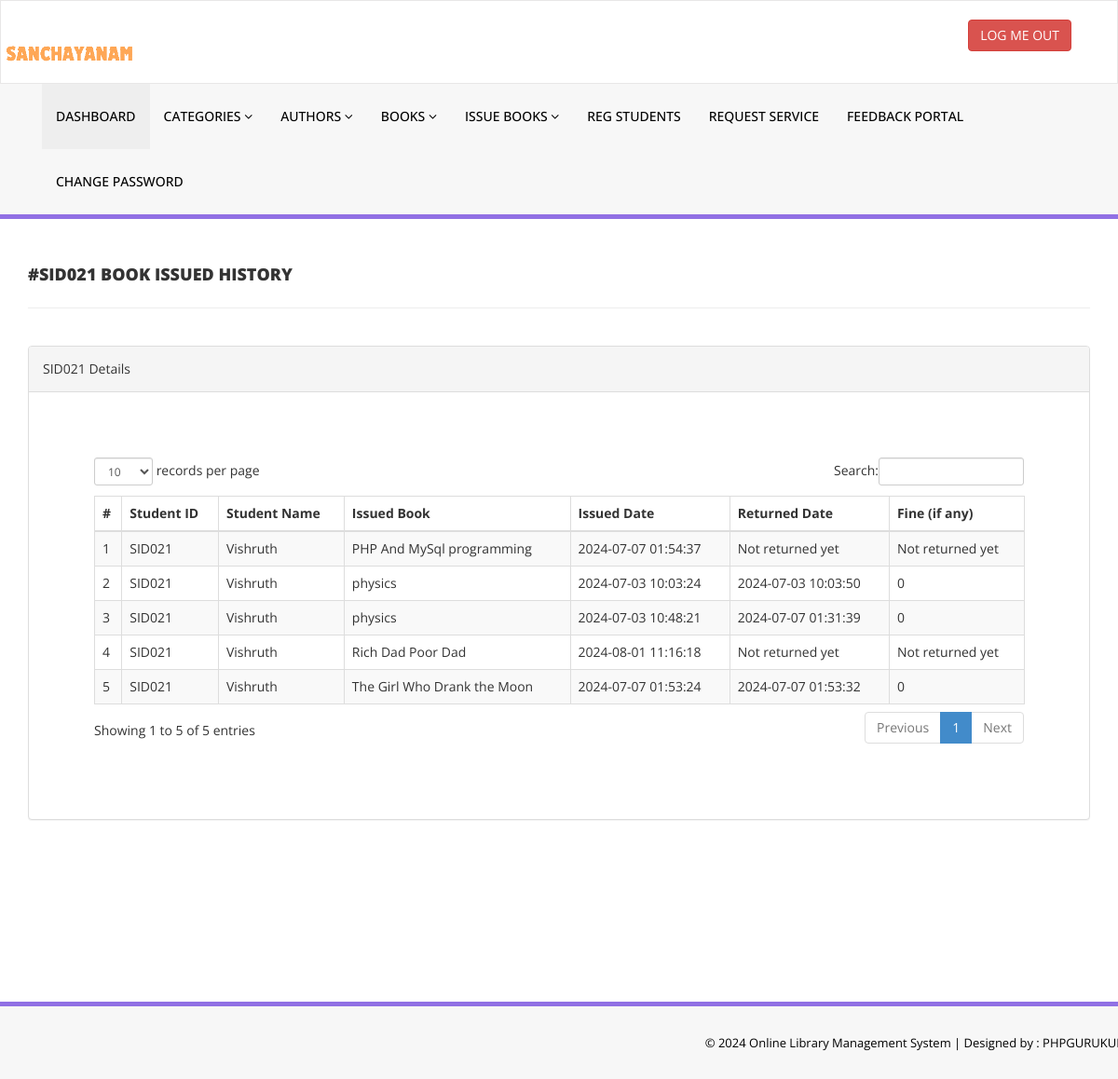
The app's page /admin/student-history.php?stdid=SID021 (signed in) with its own data.
### tables this page shows
CREATE TABLE `tblissuedbookdetails` (
  `id` int(11) NOT NULL,
  `BookId` int(11) DEFAULT NULL,
  `StudentID` varchar(150) DEFAULT NULL,
  `IssuesDate` timestamp NULL DEFAULT current_timestamp(),
  `ReturnDate` timestamp NULL DEFAULT NULL ON UPDATE current_timestamp(),
  `RetrunStatus` int(1) DEFAULT NULL,
  `fine` int(11) DEFAULT NULL
);

CREATE TABLE `tblstudents` (
  `id` int(11) NOT NULL,
  `StudentId` varchar(100) DEFAULT NULL,
  `FullName` varchar(120) DEFAULT NULL,
  `EmailId` varchar(120) DEFAULT NULL,
  `MobileNumber` char(11) DEFAULT NULL,
  `Password` varchar(120) DEFAULT NULL,
  `Status` int(1) DEFAULT NULL,
  `RegDate` timestamp NULL DEFAULT current_timestamp(),
  `UpdationDate` timestamp NULL DEFAULT NULL ON UPDATE current_timestamp()
);

CREATE TABLE `tblbooks` (
  `id` int(11) NOT NULL,
  `BookName` varchar(255) DEFAULT NULL,
  `CatId` int(11) DEFAULT NULL,
  `AuthorId` int(11) DEFAULT NULL,
  `ISBNNumber` varchar(25) DEFAULT NULL,
  `Total_no_of_copies_Available` int(11) DEFAULT NULL,
  `bookImage` varchar(250) NOT NULL,
  `isIssued` int(1) DEFAULT NULL,
  `RegDate` timestamp NULL DEFAULT current_timestamp(),
  `UpdationDate` timestamp NULL DEFAULT NULL ON UPDATE current_timestamp()
);

### admin/student-history.php (the view, shortened to what this page needs)
<?php
include('includes/config.php');
if(strlen($_SESSION['alogin'])==0)
    {
header('location:index.php');
}
else{
    ?>
<!DOCTYPE html>
<html xmlns="http://www.w3.org/1999/xhtml">
<head>
    <link href="assets/css/bootstrap.css" rel="stylesheet" />
    <link href="assets/css/font-awesome.css" rel="stylesheet" />
    <link href="assets/js/dataTables/dataTables.bootstrap.css" rel="stylesheet" />
    <link href="assets/css/style.css" rel="stylesheet" />
</head>
<body>
<?php include('includes/header.php');?>
    <div class="content-wrapper">
         <div class="container">
        <div class="row pad-botm">
            <div class="col-md-12">
                <?php $sid=$_GET['stdid']; ?>
                <h4 class="header-line">#<?php echo $sid;?> Book Issued History</h4>
    </div>
        </div>
            <div class="row">
                <div class="col-md-12">
                    <div class="panel panel-default">
                        <div class="panel-heading">
<?php echo $sid;?> Details
                        </div>
                        <div class="panel-body">
                            <div class="table-responsive">
                                <table class="table table-striped table-bordered table-hover" id="dataTables-example">
                                    <thead>
                                        <tr>
                                            <th>#</th>
                                            <th>Student ID</th>
                                            <th>Student Name</th>
                                            <th>Issued Book  </th>
                                            <th>Issued Date</th>
                                            <th>Returned Date</th>
                                            <th>Fine (if any)</th>
                                        </tr>
                                    </thead>
                                    <tbody>
<?php
$sql = "SELECT tblstudents.StudentId ,tblstudents.FullName,tblstudents.EmailId,tblstudents.MobileNumber,tblbooks.BookName,tblbooks.ISBNNumber,tblissuedbookdetails.IssuesDate,tblissuedbookdetails.ReturnDate,tblissuedbookdetails.id as rid,tblissuedbookdetails.fine,tblissuedbookdetails.RetrunStatus,tblbooks.id as bid,tblbooks.bookImage from  tblissuedbookdetails join tblstudents on tblstudents.StudentId=tblissuedbookdetails.StudentId join tblbooks on tblbooks.id=tblissuedbookdetails.BookId where tblstudents.StudentId='$sid' ";
$query = $dbh -> prepare($sql);
$query->execute();
$results=$query->fetchAll(PDO::FETCH_OBJ);
$cnt=1;
if($query->rowCount() > 0)
{
foreach($results as $result)
{               ?>
                                        <tr class="odd gradeX">
                                            <td class="center"><?php echo htmlentities($cnt);?></td>
                                            <td class="center"><?php echo htmlentities($result->StudentId);?></td>
                                            <td class="center"><?php echo htmlentities($result->FullName);?></td>
                                            <td class="center"><?php echo htmlentities($result->BookName);?></td>
                                            <td class="center"><?php echo htmlentities($result->IssuesDate);?></td>
                                            <td class="center"><?php if($result->ReturnDate==''): echo "Not returned yet";
                                            else: echo htmlentities($result->ReturnDate); endif;?></td>
                                             <td class="center"><?php if($result->ReturnDate==''): echo "Not returned yet";
                                              else: echo $result->fine; endif;
                                             ?></td>
                                        </tr>
 <?php $cnt=$cnt+1;}} ?>
                                    </tbody>
                                </table>
                            </div>
                        </div>
                    </div>
                </div>
            </div>
    </div>
    </div>
  <?php include('includes/footer.php');?>
</body>
</html>
<?php } ?>

### admin/assets/css/style.css (style rules this page uses)
.content-wrapper { margin-top: 40px; min-height:800px; padding-bottom:90px; }
.header-line { font-weight:900; padding-bottom:25px; border-bottom:1px solid #eeeeee; text-transform:uppercase; }
.pad-botm { padding-bottom:30px; }

### records on screen
tblissuedbookdetails: StudentID.StudentId "SID021", StudentID.FullName "Vishruth", BookId.BookName "PHP And MySql programming", IssuesDate "2024-07-07 01:54:37", shows "Not returned yet"
tblissuedbookdetails: StudentID.StudentId "SID021", StudentID.FullName "Vishruth", BookId.BookName "physics", IssuesDate "2024-07-03 10:03:24", ReturnDate "2024-07-03 10:03:50", fine "0"
tblissuedbookdetails: StudentID.StudentId "SID021", StudentID.FullName "Vishruth", BookId.BookName "physics", IssuesDate "2024-07-03 10:48:21", ReturnDate "2024-07-07 01:31:39", fine "0"
tblissuedbookdetails: StudentID.StudentId "SID021", StudentID.FullName "Vishruth", BookId.BookName "Rich Dad Poor Dad", IssuesDate "2024-08-01 11:16:18", shows "Not returned yet"
tblissuedbookdetails: StudentID.StudentId "SID021", StudentID.FullName "Vishruth", BookId.BookName "The Girl Who Drank the Moon", IssuesDate "2024-07-07 01:53:24", ReturnDate "2024-07-07 01:53:32", fine "0"

### other values on screen
$sid "SID021"
